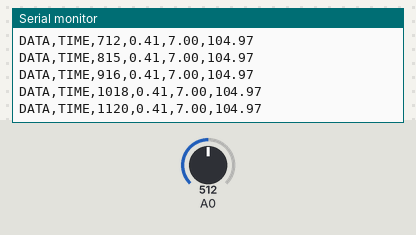
The sketch below on a simulated Arduino Uno, built with avr-gcc and run on an emulated ATmega328P. On the bench: the last lines printed to the serial monitor. The test bench sets the inputs (shaded band); at power-on: A0 = 512.

Above: at 1.2 s.
1.3 s: A0 set to 0
At 1.33 s:
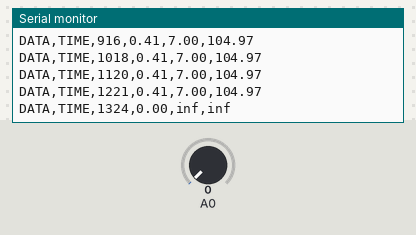
2.9 s: A0 set to 122
At 2.95 s:
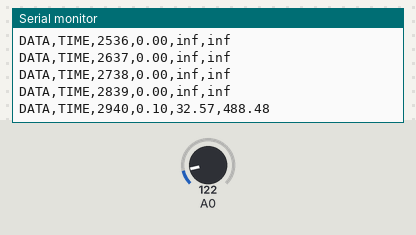

The sketch:

CODE_MQ3.ino
```cpp
#define pin 13

float sensor_volt;
float RS_gas; // Get value of RS in a GAS
float ratio; // Get ratio RS_GAS/RS_air

unsigned long int milli_time;

void setup() {
  Serial.begin(115200);
  pinMode(pin, INPUT);
  Serial.println("CLEARDATA");
  Serial.println("LABEL,Computer Time,Time (Milli Sec.),Volt,Rs_ratio, Rs/R0");
}

void loop() {
  milli_time = millis();

  int sensorValue = analogRead(A0);
  sensor_volt = (float)sensorValue / 4095 * 3.3;
  RS_gas = (3.3 - sensor_volt) / sensor_volt; // omit *RL

  /*-Replace the name "R0" with the value of R0 in the demo of First Test -*/
  ratio = RS_gas / 0.0666667; // ratio = RS/R0
  /*-----------------------------------------------------------------------*/

  Serial.print("DATA,TIME,");
  Serial.print(milli_time);
  Serial.print(",");
  Serial.print(sensor_volt);
  Serial.print(",");
  Serial.print(RS_gas);
  Serial.print(",");
  Serial.println(ratio);

  delay(100);

}
```

Measured:
- after the input at 1.3 s, the serial monitor: prints a new line at once (image 1)
